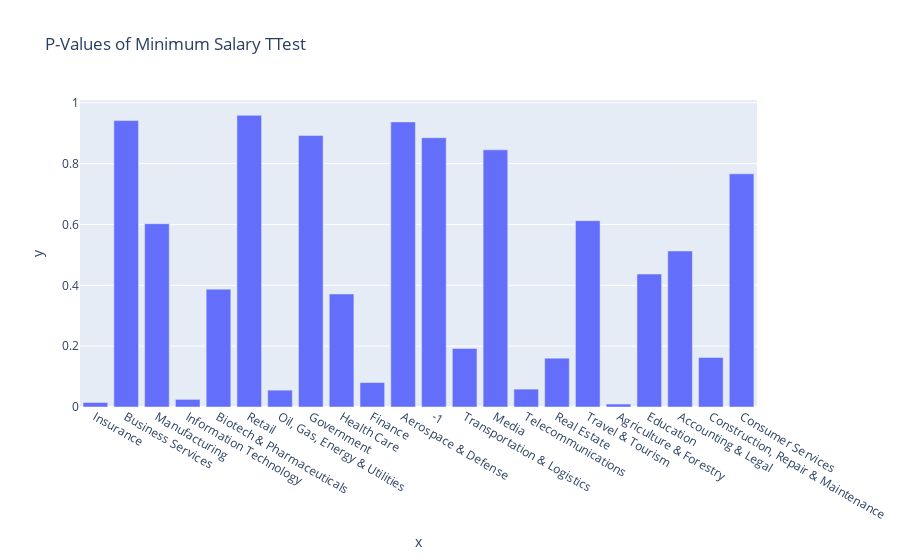

Here is the notebook cell this chart was saved with:
### Code cell
ttest_min_fig = px.bar(x=ttest_min.keys(), y=ttest_min.values(), title='P-Values of Minimum Salary TTest')
ttest_min_fig.show()

### Figure 1 — Plotly figure (JSON) as saved in the notebook; plotly's stock layout.template omitted (floating-point values rounded to 4 significant figures)
{"data": [{"alignmentgroup": "True", "hovertemplate": "x=%{x}<br>y=%{y}<extra></extra>", "legendgroup": "", "marker": {"color": "#636efa", "pattern": {"shape": ""}}, "name": "", "offsetgroup": "", "orientation": "v", "showlegend": false, "textposition": "auto", "type": "bar", "x": ["Insurance", "Business Services", "Manufacturing", "Information Technology", "Biotech & Pharmaceuticals", "Retail", "Oil, Gas, Energy & Utilities", "Government", "Health Care", "Finance", "Aerospace & Defense", "-1", "Transportation & Logistics", "Media", "Telecommunications", "Real Estate", "Travel & Tourism", "Agriculture & Forestry", "Education", "Accounting & Legal", "Construction, Repair & Maintenance", "Consumer Services"], "xaxis": "x", "y": [0.01493, 0.9414, 0.6025, 0.02507, 0.3874, 0.9586, 0.05538, 0.8927, 0.3715, 0.08035, 0.9371, 0.8851, 0.1924, 0.8453, 0.05875, 0.1606, 0.6126, 0.009742, 0.4371, 0.5129, 0.1627, 0.7664], "yaxis": "y"}], "layout": {"barmode": "relative", "legend": {"tracegroupgap": 0}, "title": {"text": "P-Values of Minimum Salary TTest"}, "xaxis": {"anchor": "y", "domain": [0, 1], "title": {"text": "x"}}, "yaxis": {"anchor": "x", "domain": [0, 1], "title": {"text": "y"}}}}
